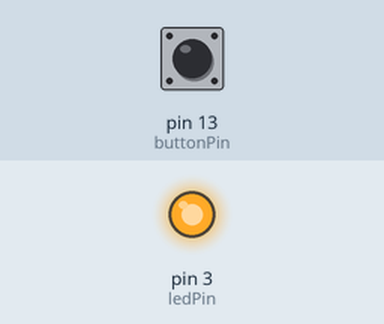
This sketch was run on a simulated Arduino Uno, built with avr-gcc and run on an emulated ATmega328P. Parts: output pins drawn as LEDs (lit = HIGH). Dashed ring = blinking. The inputs (shaded band) are chosen by the test bench; at power-on: pin 13 (buttonPin) HIGH.

Above: at 1.2 s.
1.3 s: pin 13 (buttonPin) pulled LOW for 1 s
At 3.4 s:
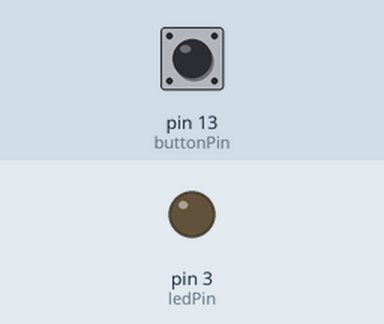
3.8 s: pin 13 (buttonPin) pulled LOW for 3.2 s
At 3.9 s:
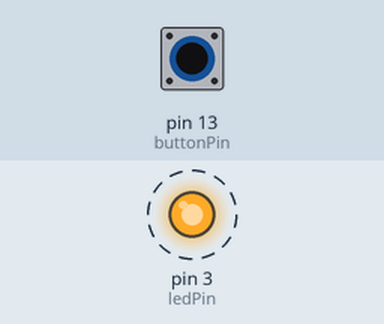
8.5 s: pin 13 (buttonPin) pulled LOW for 0.25 s
At 9.5 s:
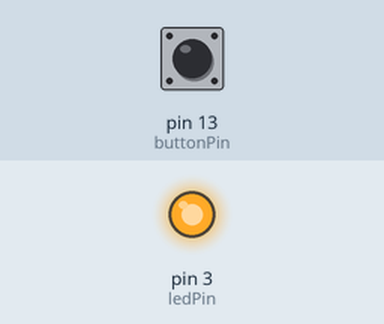
Timing chart, 0 to 11.5 s (numbered marks = the images above; inputs shaded):
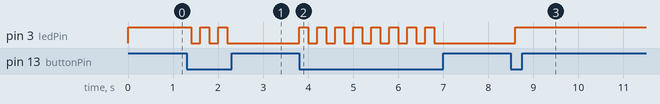

The sketch:

ToggleButton.ino
```cpp
const int buttonPin = 13;
const int ledPin = 3;
const int debounce = 200;

int state = 1;

void setup(){
  pinMode(ledPin, OUTPUT);
  pinMode(buttonPin, INPUT_PULLUP);
  //Serial.begin(9600);
}

void loop(){

  if(digitalRead(buttonPin)==LOW){
    state = 1 - state;
  }

  digitalWrite(ledPin, state);
  //Serial.println(state);
  delay(debounce);
}
```

Measured:
- after the input at 1.3 s, pin 3 (ledPin): alternates HIGH for 0.20 s and LOW for 0.20 s, 5 changes in all, then stays LOW, starting after 0.10 s
- after the input at 3.8 s, pin 3 (ledPin): alternates HIGH for 0.20 s and LOW for 0.20 s, 16 changes in all, then stays LOW, starting at once
- after the input at 8.5 s, pin 3 (ledPin): LOW → HIGH after 0.10 s
